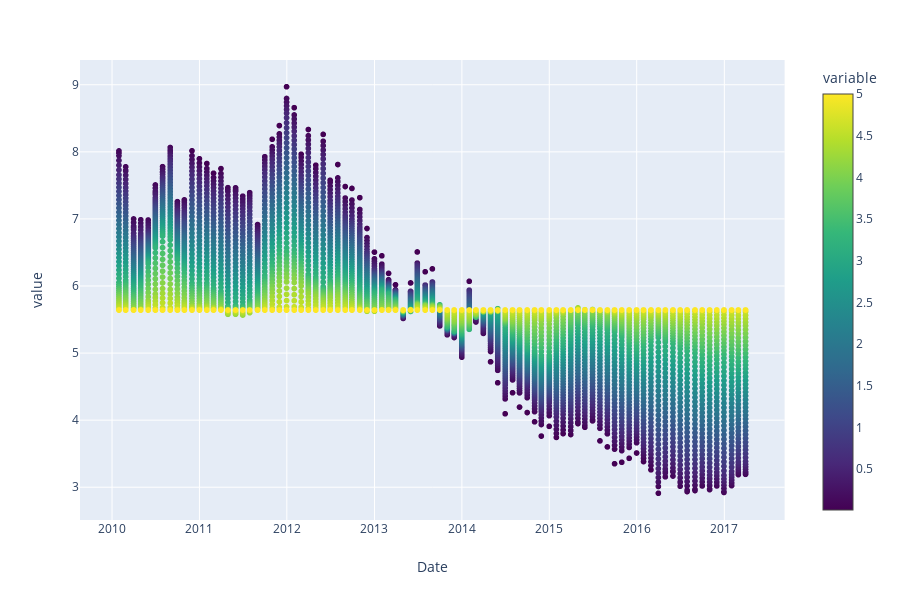

The notebook cell this image was saved under:
### Markdown cell above
### Illustration of flexibility

- The color scale is the level of penalty added to large coefficients $\alpha$
- Note that when $\alpha$ gets large the predictions becomes the `in-sample mean` of the target

### Code cell
px.scatter(
    df, 
    x="Date",
    y = "value", 
    color = "variable", 
    color_continuous_scale=px.colors.sequential.Viridis)

### Figure 1 — Plotly figure (JSON) as saved in the notebook; plotly's stock layout.template omitted (floating-point values rounded to 4 significant figures; data arrays with more than 128 entries replaced by an {"elided": "..."} marker saying what was removed)
{"data": [{"hoverlabel": {"namelength": 0}, "hovertemplate": "Date=%{x}<br>value=%{y}<br>variable=%{marker.color}", "legendgroup": "", "marker": {"color": {"elided": "4350 float values"}, "coloraxis": "coloraxis", "symbol": "circle"}, "mode": "markers", "name": "", "showlegend": false, "type": "scattergl", "x": {"elided": "4350 str values"}, "xaxis": "x", "y": {"elided": "4350 float values"}, "yaxis": "y"}], "layout": {"coloraxis": {"colorbar": {"title": {"text": "variable"}}, "colorscale": [[0, "#440154"], [0.1111, "#482878"], [0.2222, "#3e4989"], [0.3333, "#31688e"], [0.4444, "#26828e"], [0.5556, "#1f9e89"], [0.6667, "#35b779"], [0.7778, "#6ece58"], [0.8889, "#b5de2b"], [1, "#fde725"]]}, "height": 600, "legend": {"tracegroupgap": 0}, "margin": {"t": 60}, "xaxis": {"anchor": "y", "domain": [0, 0.98], "title": {"text": "Date"}}, "yaxis": {"anchor": "x", "domain": [0, 1], "title": {"text": "value"}}}}
